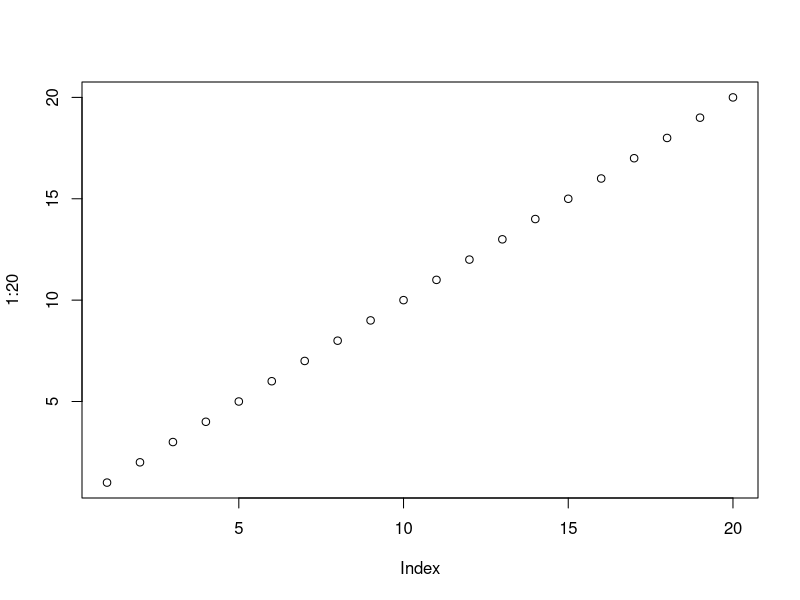
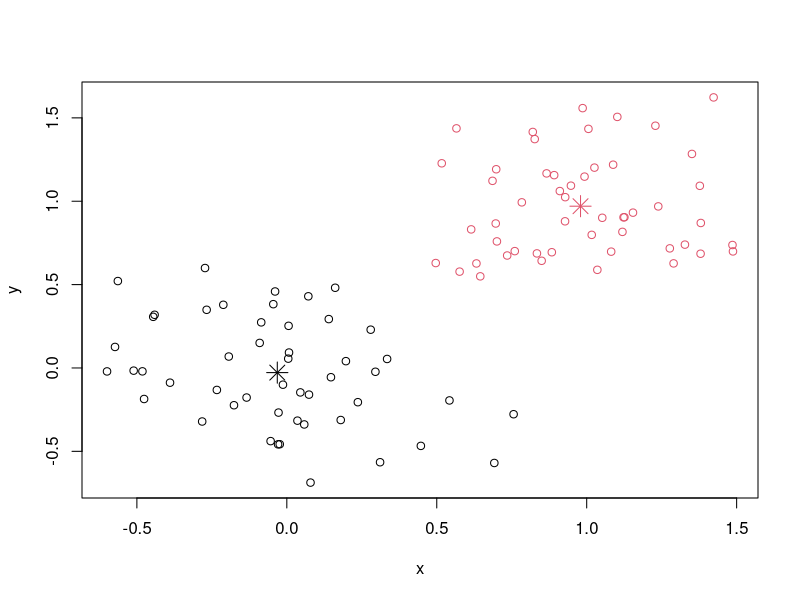
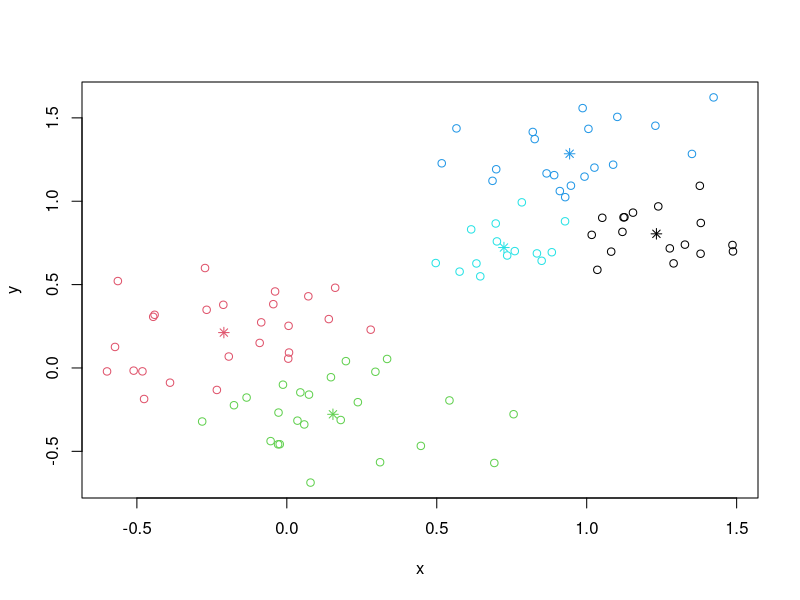

Reproduce these figures in R, in order.
# ----------------Script 01-----------------------
# Iniciando com a Linguagem R

# Licença
license()

# Informações sobre a sessão
sessionInfo()

# Imprimir na tela
print("Linguagem R - Computação e Estatística")

# Criando um gráfico
plot(1:20)

# Instalando pacotes
# install.packages('randomForest')
#install.packages("ggplot2")
#install.packages("caret")
#install.packages("dplyr")
#install.packages("devtools")
#install.packages("sqldf")
#install.packages("stringr")

# Carregando o pacote
library(randomForest)
packageDescription("randomforest")

# Busca os pacotes carregados
search()

# Descarregando o pacote
detach(package:randomForest)

# Ajuda
help(mean)
?mean

help.search('bayes')
help.search('kmeans')
RSiteSearch('kmeans')
example('kmeans')

# Sair
q()